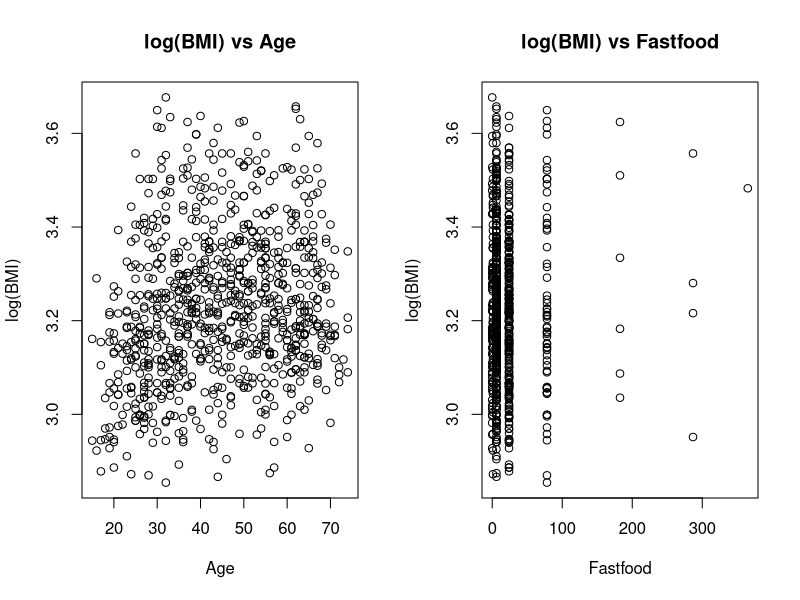
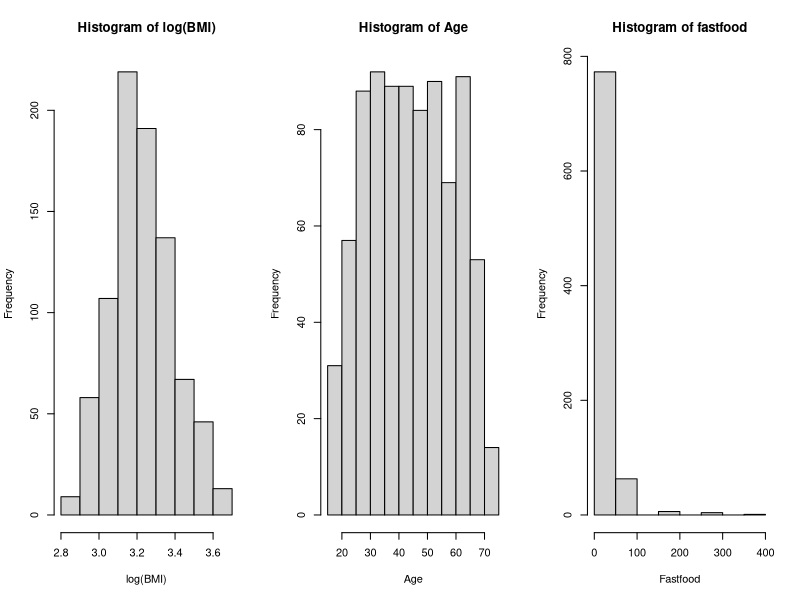
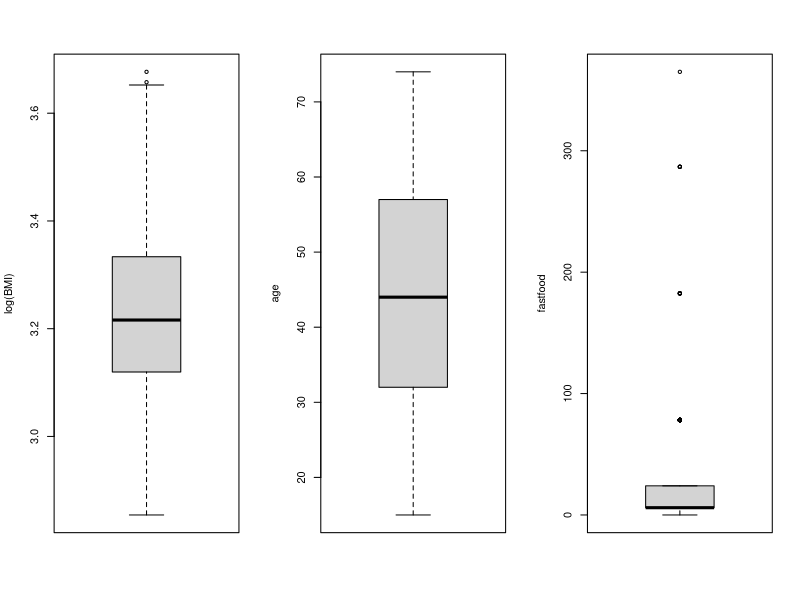
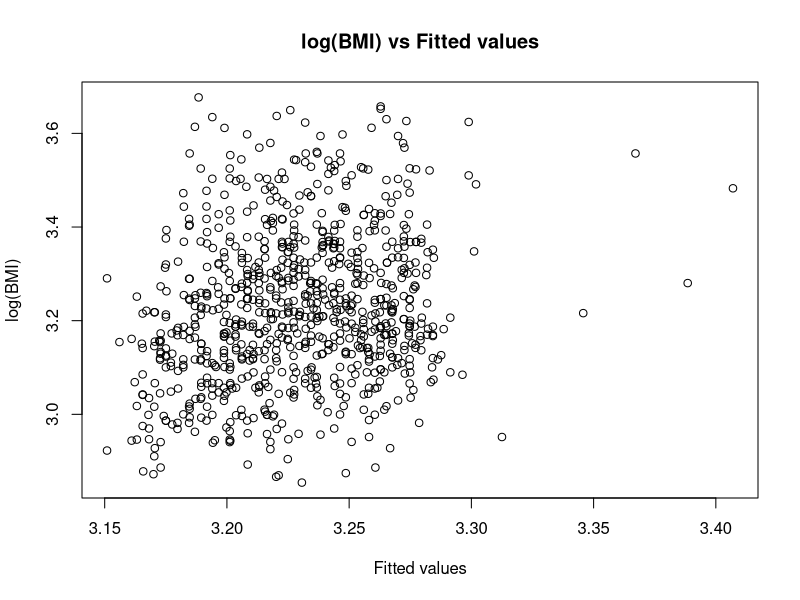
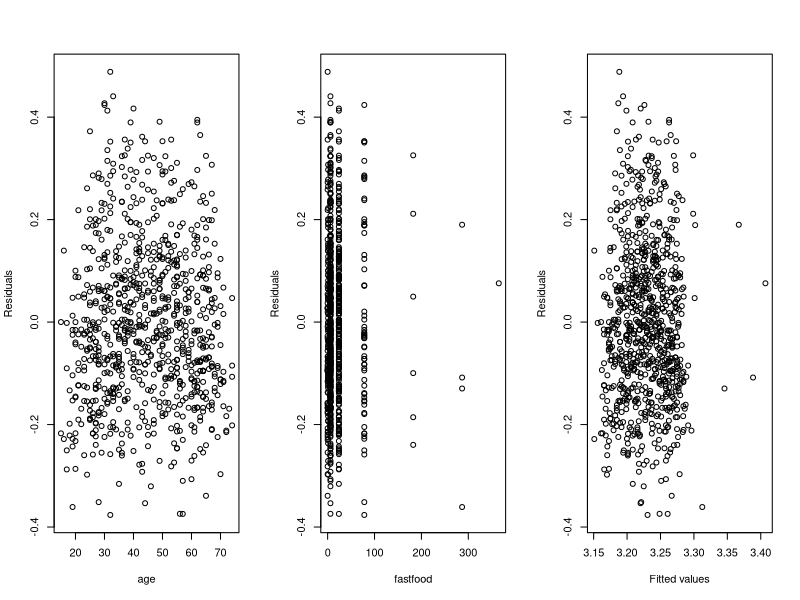
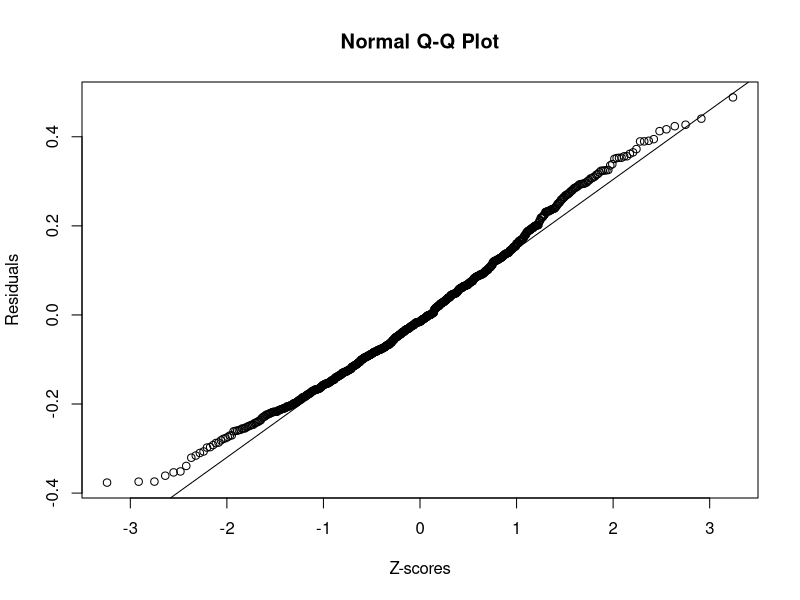

Source code (R) for these figures, in order:
#Mohamad Malaz Mohamed ALzarrad s180424


library(xtable)

# Read the dataset 'bmi2_data.csv' into R
D <- read.table("bmi2_data.csv", header = TRUE, sep = ";")

# Add log-BMI to the dataset
D$logbmi <- log(D$bmi)

#scatter plots of log transformed bmi data
par(mfrow=c(1,2))

#BMI vs age
plot(D$age, D$logbmi, xlab = "Age", ylab = "log(BMI)", main = "log(BMI) vs Age")

#BMI vs fastfood
plot(D$fastfood, D$logbmi, xlab = "Fastfood", ylab = "log(BMI)", main = "log(BMI) vs Fastfood")

#histograms of each variable
par(mfrow=c(1,3))

#bmi hist
hist(D$logbmi, xlab = "log(BMI)", main = "Histogram of log(BMI)")

#age hist
hist(D$age, xlab = "Age", main = "Histogram of Age")

#fastfood hist
hist(D$fastfood, xlab = "Fastfood", main = "Histogram of fastfood")


#box plot of each variable
par(mfrow = c(1,3))

#bmi box plot
boxplot(D$logbmi, ylab = "log(BMI)")

#age box plot
boxplot(D$age, ylab = "age")

#fastfood box plot
boxplot(D$fastfood, ylab = "fastfood")

#Summary Stats of the data
xtable(summary(D[,c(-1,-2)]))

# Subset containing the first 840 observations (for model estimation)
D_model <- subset(D, id <= 840)

# Subset containing the last 7 observations (for validation)
D_test <- subset(D, id >= 841)

# Estimate multiple linear regression model
fit <- lm(logbmi ~ age + fastfood, data = D_model)

# Show parameter estimates etc.
summary(fit)

# Plots for model validation
par(mfrow = c(1,1))
# Observations against fitted values
plot(fit$fitted.values, D_model$logbmi, xlab = "Fitted values",     
     ylab = "log(BMI)", main = "log(BMI) vs Fitted values")

# Residuals against each of the explanatory variables
par(mfrow = c(1,3))
#age
plot(D_model$age, fit$residuals, 
     xlab = "age", ylab = "Residuals")

#fastfood
plot(D_model$fastfood, fit$residuals, 
     xlab = "fastfood", ylab = "Residuals")

# Residuals against fitted values
plot(fit$fitted.values, fit$residuals, xlab = "Fitted values", 
     ylab = "Residuals")

par(mfrow = c(1,1))
# Normal QQ-plot of the residuals
qqnorm(fit$residuals, ylab = "Residuals", xlab = "Z-scores", 
       main = "Normal Q-Q Plot")
qqline(fit$residuals)

# Confidence intervals for the model coefficients
confint(fit, level = 0.95)

#Final Model
FINAL_MODEL <- lm(logbmi ~ age, data = D_model)

xtable(summary(FINAL_MODEL))
#summary(fit)
# Predictions and 95% prediction intervals
pred <- predict(FINAL_MODEL, newdata = D_test, 
                interval = "prediction", level = 0.95, se = TRUE)

# Observed values and predictions
cbind(id = D_test$id, logbmi = D_test$logbmi, pred$fit)

#error between predictions and test data
abs(pred[["fit"]][,1] - D_test$logbmi)/D_test$logbmi*100
##mean of errors
mean(abs(pred[["fit"]][,1] - D_test$logbmi)/D_test$logbmi*100)